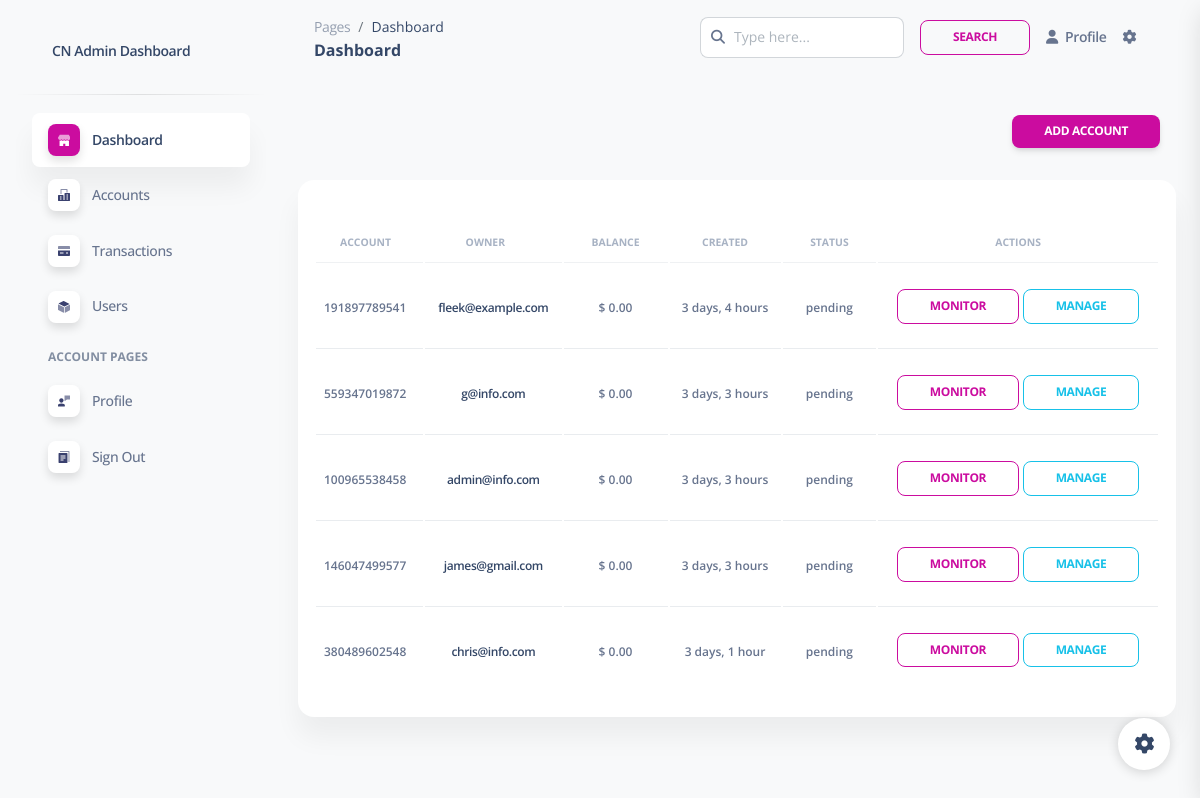
/control/accounts/, run on the app's committed database.
### core/models.py (models this page shows, shortened)
class Account(models.Model):
    STATUS = [
        ('Active', 'active'),
        ('Inactive', 'inactive'),
        ('Pending', 'pending'),
        ('On Hold', 'on hold'),
        ('Closed', 'closed'),
    ]
    user = models.OneToOneField(CustomUser, on_delete=models.CASCADE, related_name='account')
    balance = models.DecimalField(max_digits=12, decimal_places=2, default=0.00)
    status = models.CharField(max_length=50, choices=STATUS, default='pending')
    account_no = models.CharField(max_length=12, editable=False, unique=True)
    referred_by = models.ForeignKey(CustomUser, on_delete=models.SET_NULL, null=True, blank=True, related_name='referred_users')
    referral_reward_received = models.BooleanField(default=False)  # To track if the referrer has already been rewarded
    activation_paid = models.BooleanField(default=False)  # Track if the activation fee is paid

### accounts/models.py (models this page shows, shortened)
class CustomUser(AbstractBaseUser, PermissionsMixin):
    ROLES = [
        ('User', 'user'),
        ('Staff', 'staff'),
        ('Admin', 'admin'),
    ]
    name = models.CharField(max_length=30, blank=False)
    phone_no = models.IntegerField(blank=True, null=True)
    email = models.EmailField(unique=True)
    date_joined = models.DateTimeField(default=timezone.now)
    last_login = models.DateTimeField(null=True, blank=True)
    is_active = models.BooleanField(default=True)
    is_staff = models.BooleanField(default=False)
    user_type = models.CharField(max_length=20, choices=ROLES, default='User')
    account_no = models.CharField(max_length=12, unique=True, editable=False)
    referral_code = models.CharField(max_length=12, unique=True, blank=True, null=True)
    password_reset_token = models.CharField(max_length=100, blank=True, null=True)
    password_reset_expiry = models.DateTimeField(blank=True, null=True)
    objects = CustomUserManager()
    USERNAME_FIELD = 'email'
    REQUIRED_FIELDS = ['name']

### control/views.py (the view)
# urls.py: path('accounts/', views.AccountListView.as_view(), name='accounts'),
class AccountListView(ListView):
    context_object_name = 'accounts'
    model = Account
    template_name = 'accounts/accounts.html'
    paginate_by = 5

### control/templates/accounts/accounts.html
{% extends '../dashboard.html' %}
{% block content %}
<div class="container py-4">
    <div class="d-flex justify-content-end m-3">
        <a href="#" class="btn  btn-sm btn-primary">
            Add Account
        </a>
    </div>
    <div class="card p-3">
        <div class="card-body px-0 pb-2">
            <div class="table-responsive">
                <table class="table align-items-center mb-0">
                    <thead>
                        <tr>
                            <th class="text-uppercase text-secondary text-xxs font-weight-bolder opacity-7">
                                Account</th>
                            <th class="text-uppercase text-secondary text-xxs font-weight-bolder opacity-7 ps-2 text-center">
                                Owner</th>
                            <th class="text-center text-uppercase text-secondary text-xxs font-weight-bolder opacity-7">
                                Balance</th>
                            <th class="text-center text-uppercase text-secondary text-xxs font-weight-bolder opacity-7">
                                Created</th>
                            <th class="text-center text-uppercase text-secondary text-xxs font-weight-bolder opacity-7">
                                Status</th>
                            <th class="text-center text-uppercase text-secondary text-xxs font-weight-bolder opacity-7">
                                Actions</th>
                        </tr>
                    </thead>
                    {% for acc in accounts %}
                    <tr>
                        <td class="align-middle text-sm ">
                            <span class="text-xs font-weight-bold"> {{acc.account_no}} </span>
                        </td>
                        <td class="align-middle text-center text-sm">
                            <span class="text-xs font-weight-bold">
                                <a href="">{{acc.user.email}} </a>
                            </span>
                        </td>
                        <td class="align-middle text-center text-sm">
                            <span class="text-xs font-weight-bold"> $ {{acc.balance}} </span>
                        </td> <td class="align-middle text-center text-sm">
                            <span class="text-xs font-weight-bold"> {{acc.user.date_joined | timesince }} </span>
                        </td>
                        <td class="align-middle text-center text-sm">
                            <span class="text-xs font-weight-bold"> {{acc.status}} </span>
                        </td>
                        <td class="align-middle text-center text-sm">
                            <a href="" class="btn btn-sm mt-3 btn-outline-primary">Monitor</a>
                            <a href="{% url 'update_account' acc.id%}" class="btn btn-sm mt-3 btn-outline-info">Manage</a>
                        </td>
                    </tr>
                    {% endfor %}
                </table>
            </div>
        </div>
    </div>
</div>
{% endblock %}

### data on the page
Account: account_no "191897789541", user.email "fleek@example.com", balance "0.00", user.date_joined "3 days, 4 hours", status "pending"
Account: account_no "559347019872", user.email "g@info.com", balance "0.00", user.date_joined "3 days, 3 hours", status "pending"
Account: account_no "100965538458", user.email "admin@info.com", balance "0.00", user.date_joined "3 days, 3 hours", status "pending"
Account: account_no "146047499577", user.email "james@gmail.com", balance "0.00", user.date_joined "3 days, 3 hours", status "pending"
Account: account_no "380489602548", user.email "chris@info.com", balance "0.00", user.date_joined "3 days, 1 hour", status "pending"
